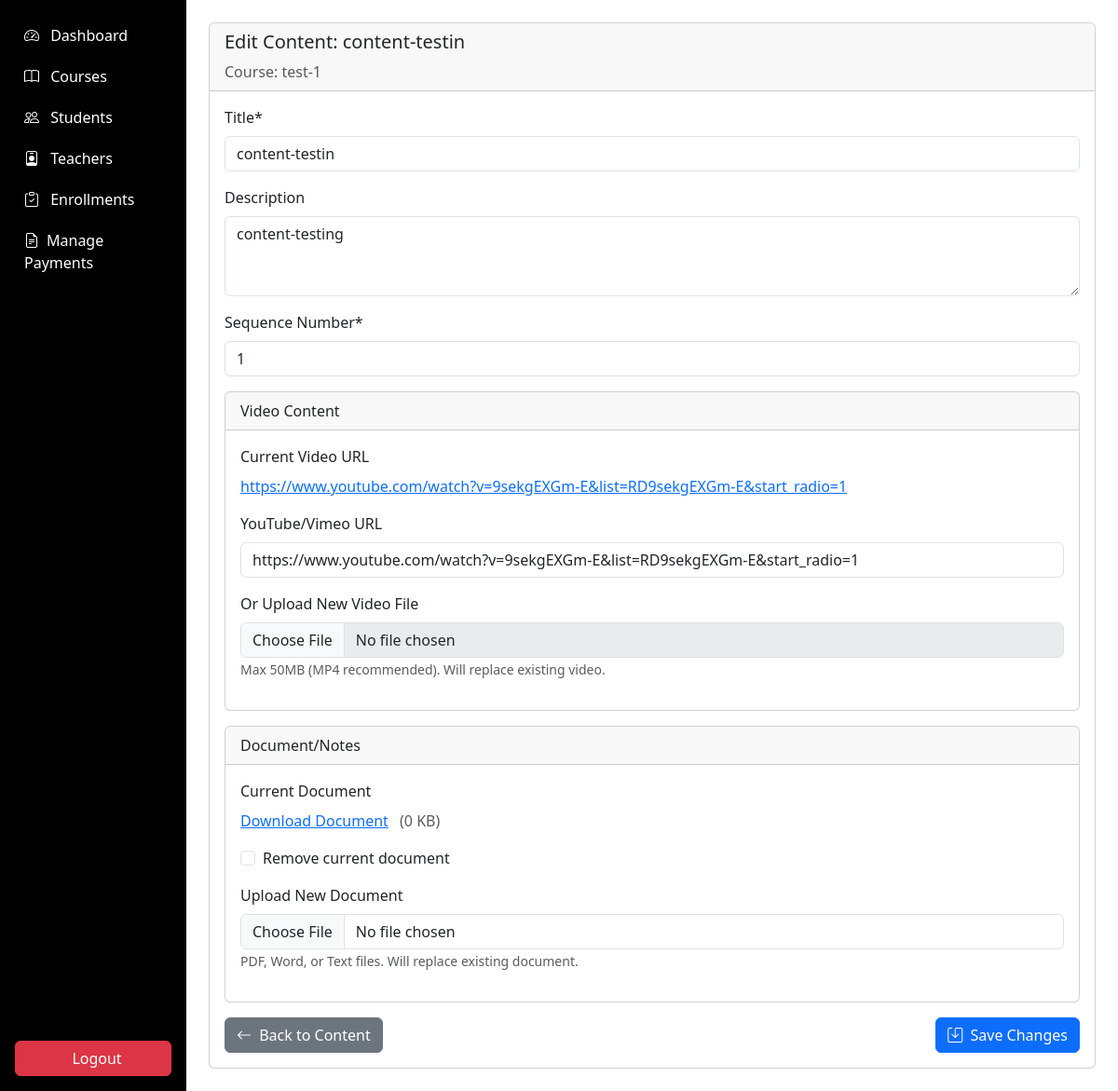
Page /admin/courses/edit_content.php?id=1 (signed in) on the earlier database version.
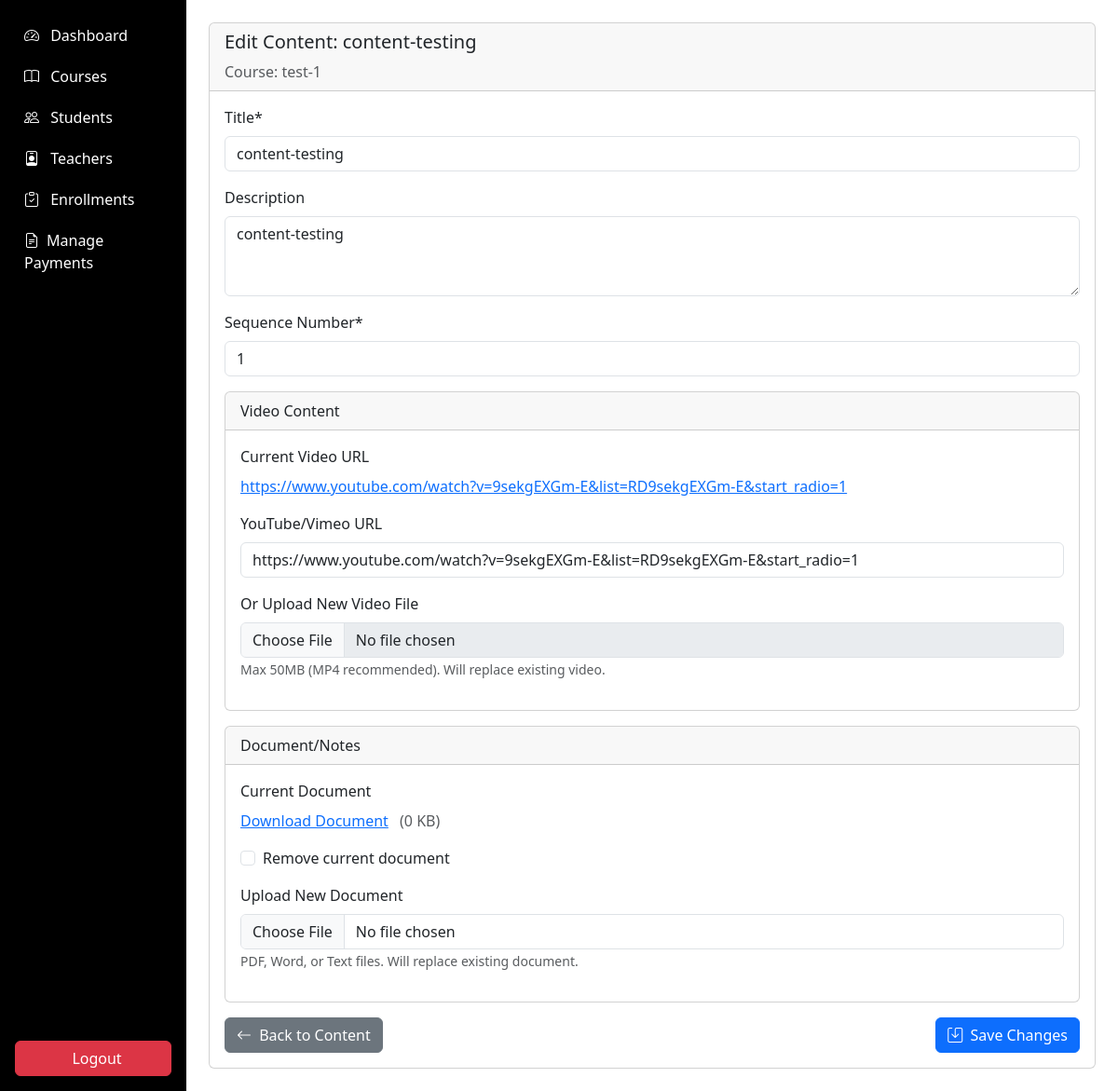
Same page on the later database version.
### tables this page shows
CREATE TABLE `course_content` (
  `content_id` int(11) NOT NULL,
  `course_id` int(11) NOT NULL,
  `title` varchar(100) NOT NULL,
  `description` text DEFAULT NULL,
  `video_url` varchar(255) DEFAULT NULL,
  `document_url` varchar(255) DEFAULT NULL,
  `sequence_number` int(11) DEFAULT NULL,
  `created_at` timestamp NOT NULL DEFAULT current_timestamp(),
  `is_deleted` tinyint(1) DEFAULT 0
);

CREATE TABLE `courses` (
  `course_id` int(11) NOT NULL,
  `title` varchar(100) NOT NULL,
  `description` text DEFAULT NULL,
  `image_url` varchar(255) DEFAULT NULL,
  `teacher_id` int(11) DEFAULT NULL,
  `duration` varchar(50) DEFAULT NULL,
  `price` decimal(10,2) DEFAULT NULL,
  `is_featured` tinyint(1) DEFAULT 0,
  `created_at` timestamp NOT NULL DEFAULT current_timestamp(),
  `updated_at` timestamp NOT NULL DEFAULT current_timestamp() ON UPDATE current_timestamp(),
  `is_deleted` tinyint(1) DEFAULT 0,
  `status` enum('draft','ready','started','completed') DEFAULT 'draft'
);

### admin/courses/edit_content.php (the view, shortened to what the changed rows need)
<?php
require_once '../../includes/auth.php';
$contentId = $_GET['id'];
$stmt = $db->prepare("SELECT cc.*, c.course_id, c.title AS course_title
                     FROM course_content cc
                     JOIN courses c ON cc.course_id = c.course_id
                     WHERE cc.content_id = ?");
$stmt->execute([$contentId]);
$content = $stmt->fetch();
?>
<!DOCTYPE html>
<html lang="en">
<head>
   </head>
<body>
     <div class="container-fluid">
  <div class="row">
      <?php include '../includes/sidebar.php'; ?>
        <main class="col-md-10 ms-sm-auto p-4">
            <div>
                <div class="card">
                    <div class="card-header">
                        <h5 class="card-title">Edit Content: <?= htmlspecialchars($content['title']) ?></h5>
                        <p class="mb-0 text-muted">Course: <?= htmlspecialchars($content['course_title']) ?></p>
                    </div>
                    <div class="card-body">
                        <form method="POST" enctype="multipart/form-data">
                            <div class="mb-3">
                                <label for="title" class="form-label">Title*</label>
                                <input type="text" class="form-control" id="title" name="title"
                                       value="<?= htmlspecialchars($content['title']) ?>" required>
                            </div>
                            <div class="mb-3">
                                <label for="description" class="form-label">Description</label>
                                <textarea class="form-control" id="description" name="description"
                                          rows="3"><?= htmlspecialchars($content['description']) ?></textarea>
                            </div>
                            <div class="mb-3">
                                <label for="sequence" class="form-label">Sequence Number*</label>
                                <input type="number" class="form-control" id="sequence" name="sequence"
                                       value="<?= $content['sequence_number'] ?>" min="1" required>
                            </div>
                            <div class="card mb-3">
                                <div class="card-body">
                                    <?php if ($content['video_url']): ?>
                                        <?php if (strpos($content['video_url'], 'youtube.com') !== false || strpos($content['video_url'], 'vimeo.com') !== false): ?>
                                            <div class="mb-3">
                                                <label class="form-label">Current Video URL</label>
                                                <p><a href="<?= htmlspecialchars($content['video_url']) ?>" target="_blank"><?= htmlspecialchars($content['video_url']) ?></a></p>
                                            </div>
                                        <?php endif; ?>
                                    <?php endif; ?>
                                    <div class="mb-3">
                                        <label for="video_url" class="form-label">YouTube/Vimeo URL</label>
                                        <input type="url" class="form-control" id="video_url" name="video_url"
                                               placeholder="https://www.youtube.com/watch?v=..."
                                               value="<?= htmlspecialchars($content['video_url']) ?>">
                                    </div>
                                </div>
                            </div>
                            <div class="card mb-3">
                                <div class="card-body">
                                    <?php if ($content['document_url']): ?>
                                        <div class="mb-3">
                                            <label class="form-label">Current Document</label>
                                            <p>
                                                <a href="../../<?= htmlspecialchars($content['document_url']) ?>" target="_blank">Download Document</a>
                                                <span class="text-muted ms-2">(<?= round(filesize('../../' . $content['document_url']) / 1024, 2) ?> KB)</span>
                                            </p>
                                            <div class="form-check">
                                                <input class="form-check-input" type="checkbox" id="remove_document" name="remove_document" value="1">
                                                <label class="form-check-label" for="remove_document">Remove current document</label>
                                            </div>
                                        </div>
                                    <?php endif; ?>
                                </div>
                            </div>
                        </form>
                    </div>
                </div>
            </div>
                   </main>
        </div>
    </div>
</body>
</html>

Differences in the rows shown:
changed course_content "content-testing": title "content-testin" → "content-testing"
